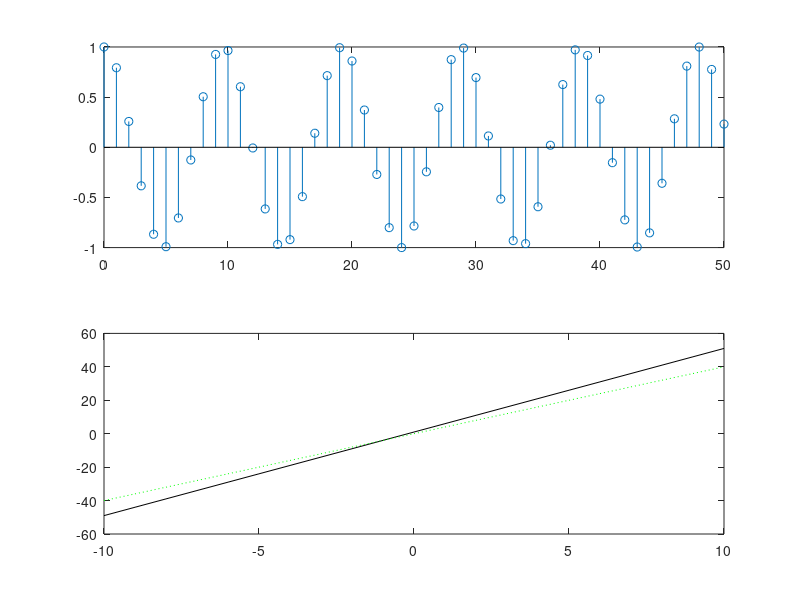
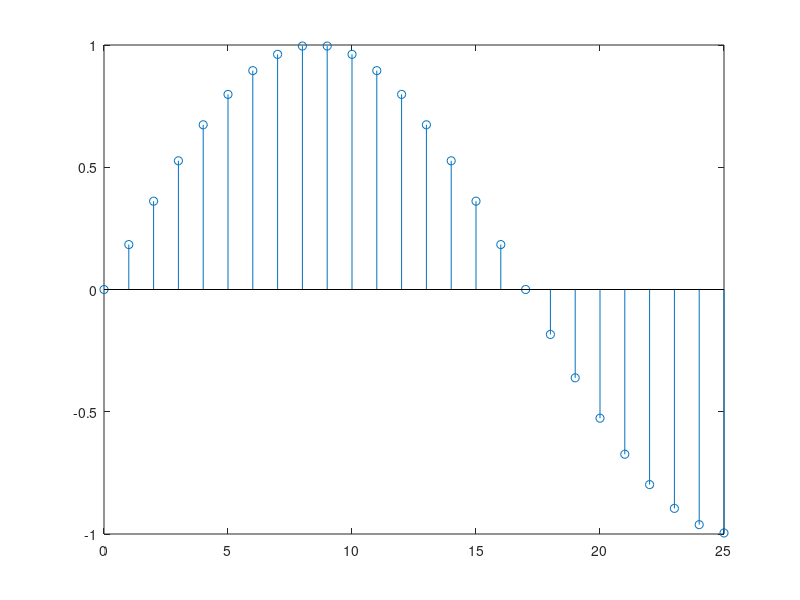
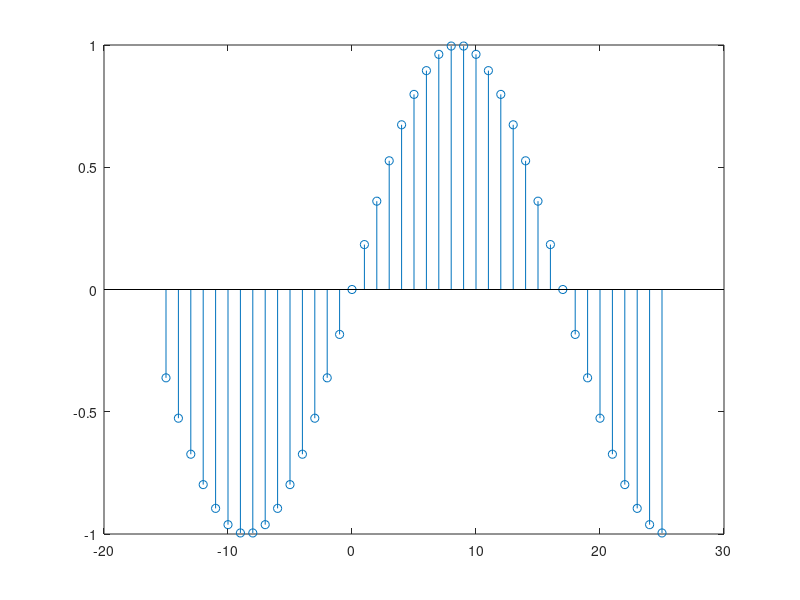
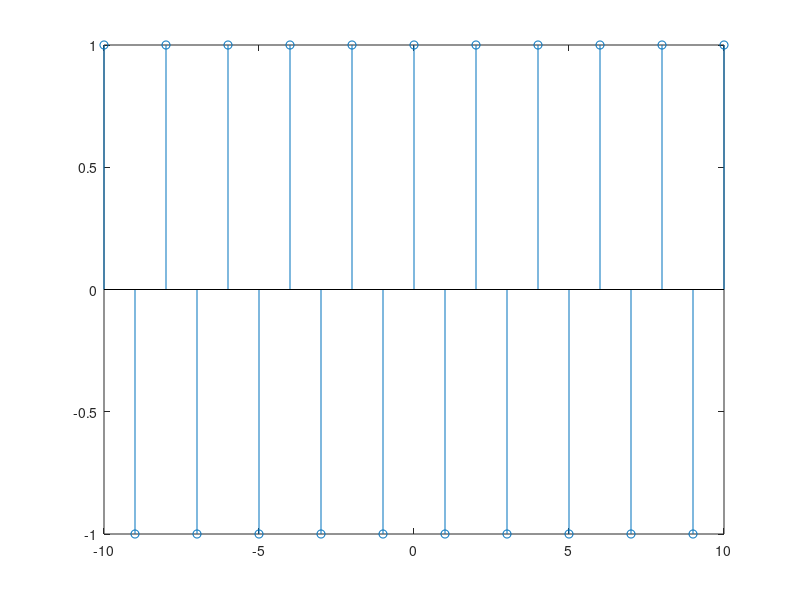

Here is the MATLAB script that generated these plots, in order:
n1 = 0:1:25
stem(n1, sin(pi*n1/17))

figure()

n2 = -15:1:25
stem(n2, sin(pi*n2/17))

figure()

n3 = -10:1:10
stem(n3, sin(3*pi*n3+pi/2))

figure()

n4 = 0:1:50
stem(n4, cos(pi*n4/sqrt(23)))
xlabel('Sample')
ylabel('Value')

n3 = -10:1:10
plot(n3, 5*n3 +1, 'k-', n3, 4*n3, 'g:') %multi plot plot
legend('5x+1', '4x') %legends are specified in order of plot functions params

%Subplotting and Saving
m = 2 %grid height
n = 1 % grid width
pos = 1 %Row position
subplot(m, n, pos)
stem(n4, cos(pi*n4/sqrt(23)))

subplot(m, n, 2)
plot(n3, 5*n3 +1, 'k-', n3, 4*n3, 'g:') %multi plot plot

print(gcf, '-dpng', 'outfile.png') %Save as png
